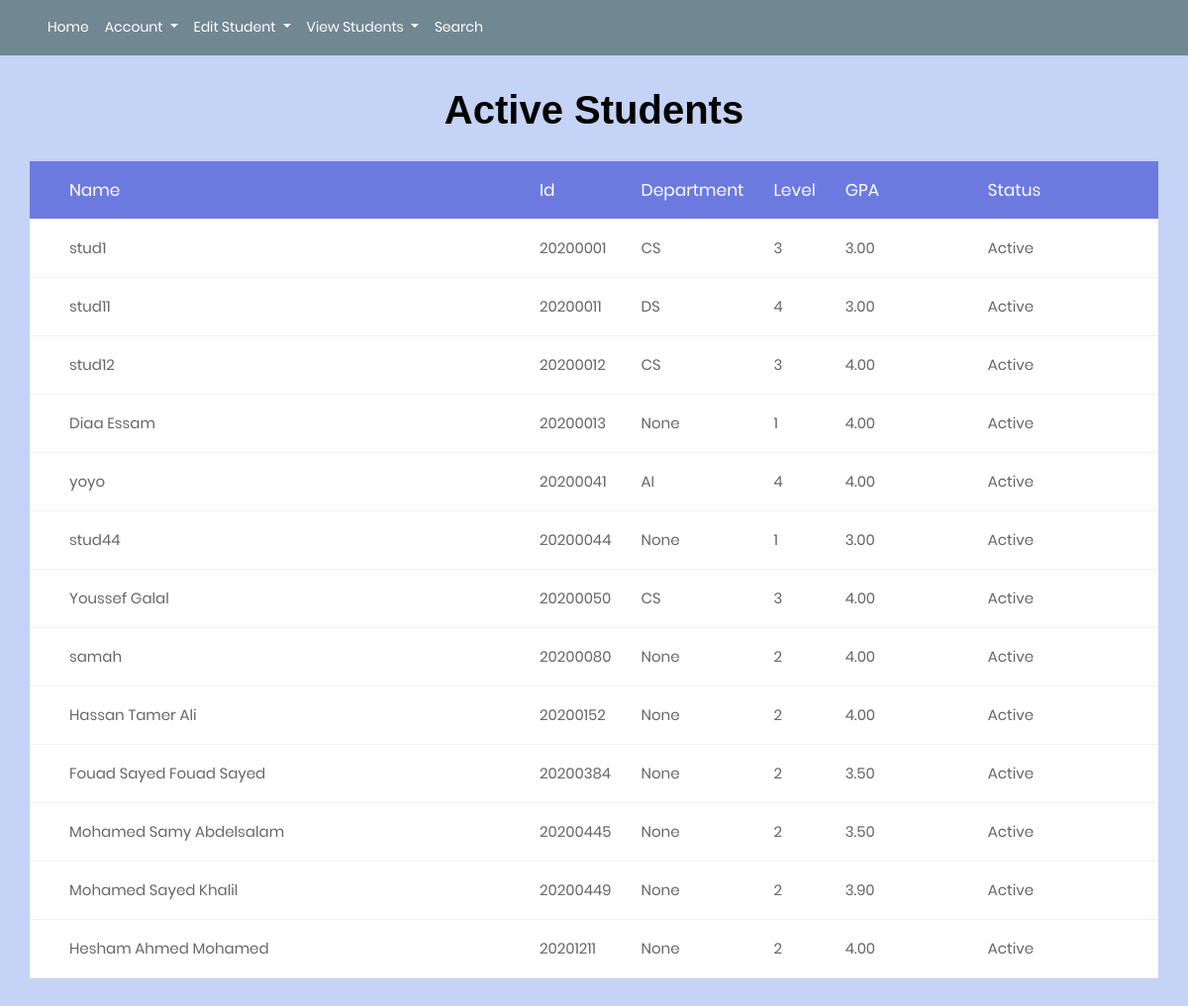
The page /active on the database its author committed.
### Studentaffairsapp/models.py (models this page shows, shortened)
class studentdataa(models.Model):
    id = models.CharField(max_length=8,unique=True,null=False,primary_key=True)
    nationalnum = models.CharField(max_length=14,null=False,unique=True)
    name= models.CharField(max_length=50,null=False)
    dateofbirth=models.DateField()
    phone=models.CharField(max_length=15,null=False,unique=True)
    email=models.CharField(max_length=30,null=False,unique=True)
    gpa=models.DecimalField(max_digits=3,decimal_places=2)
    level=models.CharField(max_length=2,null=False)
    department=models.CharField(max_length=3)
    status=models.CharField(max_length=10,null=False)
    gender=models.CharField(max_length=15,null=False)
    class Meta:
        db_table = "StudentsData"

### Studentaffairsapp/views.py (the view)
# urls.py: path('active',views.active,name='activepath'),
def active(request):
    if activeuser.objects.filter(status='active').exists():
        ACTstuds = studentdataa.objects.filter(status='Active').order_by('id')
        template = loader.get_template('active.html')
        context = {
            'actstud': ACTstuds
        }
        return HttpResponse(template.render(context, request))
    messages.error(request,"Sorry you must login first")
    return redirect('../loginpage')

### Studentaffairsapp/templates/StudentAffairs/active.html (shortened to what this page needs)
{% extends 'base.html' %}
{% load static %}
{% block content %}
<!DOCTYPE html>
<html lang="en">
<head>
    <link rel="stylesheet" href="{% static 'styles/CSSstyle_deletestudent.css' %}">
    <link rel="stylesheet" href="{% static 'styles/CSSstyle_active.css' %}">
</head>
<body >
    <div class="limiter">
        <div class="container-table100">
            <center>
                <h1 style="color: black; " class="m-b-30"><b>Active Students</b></h1>
            </center>
                    <div style='width:100%'>
                        <div class="table">
                            <div class="row header" id="myheader">
                                <div class="cell col-10">Name</div>
                                <div class="cell col-auto">Id</div>
                                <div class="cell col-auto">Department</div>
                                <div class="cell col-auto">Level</div>
                                <div class="cell col-auto">GPA</div>
                                <div class="cell col-auto">Status</div>
                            </div>
                            {% for x in actstud %}
                            <div class="row" id="del' + id + '" >
                                <div class="cell col-10">{{x.name}}</div>
                                <div class="cell col-auto">{{x.id}}</div>
                                <div class="cell col-auto">{{x.department}}</div>
                                <div class="cell col-auto">{{x.level}}</div>
                                <div class="cell col-auto">{{x.gpa}}</div>
                                <div class="cell col-auto">{{x.status}}</div>
                            </div>
                            {% endfor %}
                        </div>
                    </div>
        </div>
    </div>
</body>
</html>
{% endblock content %}

### Studentaffairsapp/templates/StudentAffairs/base.html (shortened to what this page needs)
{% load static %}
<head>
    <link rel="stylesheet" type="text/css" href="{% static 'vendor/bootstrap/css/bootstrap.min.css' %}"/>
    <link rel="stylesheet" type="text/css" href="{% static 'fonts/font-awesome-4.7.0/css/font-awesome.min.css' %}"/>
    <link rel="stylesheet" type="text/css" href="{% static 'fonts/Linearicons-Free-v1.0.0/icon-font.min.css' %}"/>
    <link rel="stylesheet" type="text/css" href="{% static 'vendor/animate/animate.css' %}"/>
    <link rel="stylesheet" type="text/css" href="{% static 'vendor/css-hamburgers/hamburgers.min.css' %}"/>
    <link rel="stylesheet" type="text/css" href="{% static 'vendor/animsition/css/animsition.min.css' %}"/>
    <link rel="stylesheet" type="text/css" href="{% static 'vendor/select2/select2.min.css' %}"/>
    <link rel="stylesheet" type="text/css" href="{% static 'vendor/daterangepicker/daterangepicker.css' %}"/>
    <link rel="stylesheet" type="text/css" href="{% static 'styles/login/main.css' %}"/>
    <link rel="stylesheet" type="text/css" href="{% static 'styles/login/util.css' %}"/>
    <link rel="stylesheet" type="text/css" href="{% static 'styles/perfect-scrollbar.css' %}">
<link rel="stylesheet" href="{% static 'show/main.css' %}">
<link rel="stylesheet" href="{% static 'show/util.css' %}">
</head>
<body>
    <div id="navigator">
        <nav class="navbar navbar-expand " id="welcomewelcome">
            <div class="collapse navbar-collapse" id="navbarTogglerDemo03">
                <ul class="navbar-nav mr-auto mt-2 mt-lg-0 ml-4">
                    <li class="nav-item">
                        <a class="nav-link" id="navitemswhite" href="{% url 'homepagepath' %}">Home </a>
                    </li>
                    <li class="nav-item dropdown dmenu">
                        <a class="nav-link dropdown-toggle" href="#" id="navitemswhite"  id="navbardrop" data-toggle="dropdown">
                            Account
                        </a>
                    </li>
                    <li class="nav-item dropdown dmenu">
                        <a class="nav-link dropdown-toggle" href="#" id="navitemswhite" id="navbardrop"
                            data-toggle="dropdown">
                            Edit Student
                        </a>
                    </li>
                    <li class="nav-item dropdown dmenu">
                        <a class="nav-link dropdown-toggle" href="#" id="navitemswhite" id="navbardrop"
                            data-toggle="dropdown">
                            View Students
                        </a>
                    </li>
                    <li class="nav-item">
                        <a class="nav-link" id="navitemswhite" href="{% url 'searchpath' %}">Search</a>
                    </li>
                </ul>
            </div>
        </nav>
    </div>
</body>
{% block content %}
{% endblock content %}

### Studentaffairsapp/static/styles/login/main.css (style rules this page uses)
* { margin: 0px; padding: 0px; box-sizing: border-box; }
body, html { height: 100%; font-family: Poppins-Regular, sans-serif; }
a { font-family: Poppins-Regular; font-size: 14px; line-height: 1.7; color: #666666; margin: 0px; transition: all 0.4s; -webkit-transition: all 0.4s; -o-transition: all 0.4s; -moz-transition: all 0.4s; }
h1, h2, h3, h4, h5, h6 { margin: 0px; }
ul, li { margin: 0px; list-style-type: none; }
.limiter { width: 100%; margin: 0 auto; }

### Studentaffairsapp/static/show/main.css (style rules this page uses)
* { margin: 0px; padding: 0px; box-sizing: border-box; }
body, html { height: 100%; font-family: sans-serif; }
a { margin: 0px; transition: all 0.4s; -webkit-transition: all 0.4s; -o-transition: all 0.4s; -moz-transition: all 0.4s; }
h1, h2, h3, h4, h5, h6 { margin: 0px; }
ul, li { margin: 0px; list-style-type: none; }
.limiter { width: 100%; margin: 0 auto; }
.container-table100 { width: 100%; min-height: 100vh; background: #c4d3f6; display: -webkit-box; display: -webkit-flex; display: -moz-box; display: -ms-flexbox; display: flex; align-items: center; justify-content: center; flex-wrap: wrap; padding: 33px 30px; }
.table { max-width: 100%; display: table; margin: 0; }
.row { display: table-row; background: #fff; }
.row.header { color: #ffffff; background: #6c7ae0; }
.cell { display: table-cell; }
.row .cell { font-family: Poppins-Regular; font-size: 15px; color: #666666; line-height: 1.2; font-weight: unset !important; padding-top: 20px; padding-bottom: 20px; border-bottom: 1px solid #f2f2f2; }
.row.header .cell { font-family: Poppins-Regular; font-size: 17px; color: #fff; line-height: 1.2; font-weight: unset !important; padding-top: 19px; padding-bottom: 19px; }
.row .cell:nth-child(1) { width: 500px; padding-left: 40px; }
.row .cell:nth-child(2) { width: 20; }
.row .cell:nth-child(3) { width: 20px; }
.row .cell:nth-child(4) { width: 20px; }
.table, .row { width: 100% !important; }

### Studentaffairsapp/static/styles/CSSstyle_deletestudent.css (style rules this page uses)
#welcomewelcome { background-color: rgba(54, 84, 99, 0.7); }
#navitemswhite { color: #fff; }
#myheader { background: #6c7ae0; }

### Studentaffairsapp/static/styles/CSSstyle_active.css (style rules this page uses)
#welcomewelcome { background-color: rgba(54, 84, 99, 0.7); }
#navitemswhite { color: #fff; }
#myheader { background: #6c7ae0; }

### rows shown on the page
studentdataa: name "stud1", id "20200001", department "CS", level "3", gpa "3.00", status "Active"
studentdataa: name "stud11", id "20200011", department "DS", level "4", gpa "3.00", status "Active"
studentdataa: name "stud12", id "20200012", department "CS", level "3", gpa "4.00", status "Active"
studentdataa: name "Diaa Essam", id "20200013", department "None", level "1", gpa "4.00", status "Active"
studentdataa: name "yoyo", id "20200041", department "AI", level "4", gpa "4.00", status "Active"
studentdataa: name "stud44", id "20200044", department "None", level "1", gpa "3.00", status "Active"
studentdataa: name "Youssef Galal", id "20200050", department "CS", level "3", gpa "4.00", status "Active"
studentdataa: name "samah", id "20200080", department "None", level "2", gpa "4.00", status "Active"
studentdataa: name "Hassan Tamer Ali", id "20200152", department "None", level "2", gpa "4.00", status "Active"
studentdataa: name "Fouad Sayed Fouad Sayed", id "20200384", department "None", level "2", gpa "3.50", status "Active"
studentdataa: name "Mohamed Samy Abdelsalam", id "20200445", department "None", level "2", gpa "3.50", status "Active"
studentdataa: name "Mohamed Sayed Khalil", id "20200449", department "None", level "2", gpa "3.90", status "Active"
studentdataa: name "Hesham Ahmed Mohamed", id "20201211", department "None", level "2", gpa "4.00", status "Active"
